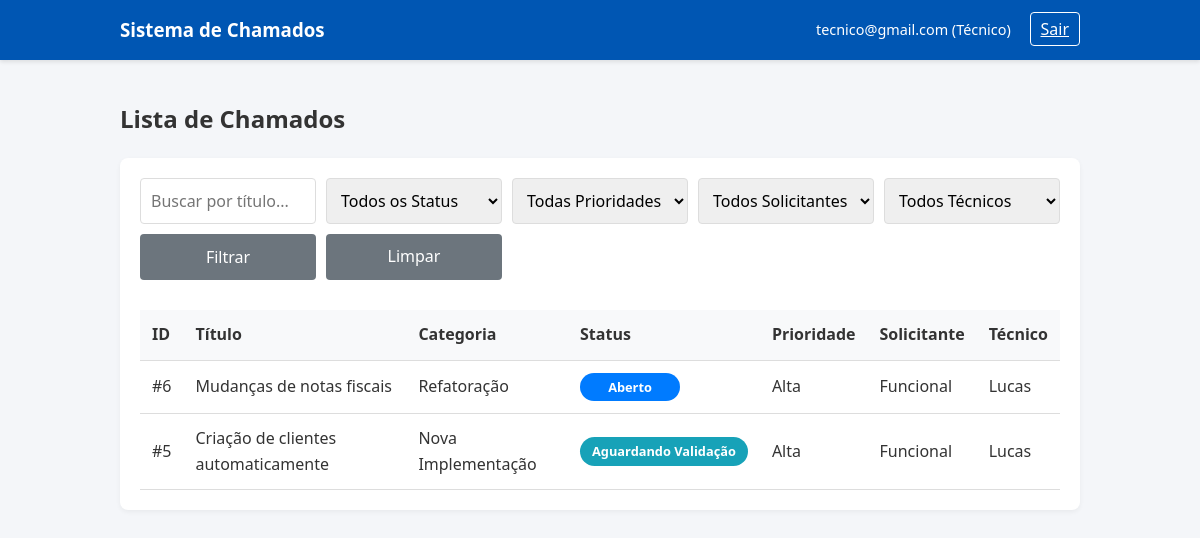
Screenshot of /dashboard/ (signed in) with the database file from the repository.
### tickets/models.py (models this page shows, shortened)
class Chamado(models.Model):
    STATUS_CHOICES = [
        ('ABERTO', 'Aberto'),
        ('EM_ANDAMENTO', 'Em andamento'),
        ('BLOQUEADO', 'Com Bloqueio'),
        ('VALIDACAO', 'Aguardando Validação'),
        ('MIGRACAO', 'Em migração'),
        ('CONCLUIDO', 'Concluído'),
        ('DOC_PENDENTE', 'Documentação Pendente'),
    ]
    CATEGORIA_CHOICES = [
        ('BUG', 'Bug / Erro'),
        ('NOVA_IMPLEMENTACAO', 'Nova Implementação'),
        ('ALTERACAO', 'Alteração'),
        ('REFATORACAO', 'Refatoração'),
        ('DEVOPS', 'DevOps / Infra'),
    ]
    PRIORIDADE_CHOICES = [
        ('BAIXA', 'Baixa'),
        ('MEDIA', 'Média'),
        ('ALTA', 'Alta'),
        ('URGENTE', 'Urgente'),
    ]
    titulo = models.CharField(max_length=200)
    descricao = models.TextField()
    categoria = models.CharField(max_length=20, choices=CATEGORIA_CHOICES)
    status = models.CharField(max_length=20, choices=STATUS_CHOICES, default='ABERTO')
    prioridade = models.CharField(max_length=10, choices=PRIORIDADE_CHOICES, default='MEDIA')
    solicitante = models.ForeignKey(User, on_delete=models.CASCADE, related_name='chamados_solicitados')
    tecnico = models.ForeignKey(User, on_delete=models.SET_NULL, null=True, blank=True,
                                related_name='chamados_atribuidos')
    data_criacao = models.DateTimeField(auto_now_add=True)
    data_atualizacao = models.DateTimeField(auto_now=True)
    class Meta:
        ordering = ['-data_criacao']
        verbose_name = 'Chamado'
        verbose_name_plural = 'Chamados'

### tickets/views.py (the view)
# urls.py: path('dashboard/', views.dashboard_view, name='dashboard'),
@login_required
def dashboard_view(request):
    try:
        perfil = request.user.perfil
    except Perfil.DoesNotExist:
        messages.error(request, "Seu usuário não possui um perfil válido. Contate o administrador.")
        logout(request)
        return redirect('login')
    if perfil.tipo == 'TECNICO':
        chamados = Chamado.objects.all()
    else:
        chamados = Chamado.objects.filter(solicitante=request.user)
    search = request.GET.get('search')
    if search:
        chamados = chamados.filter(titulo__icontains=search)
    status = request.GET.get('status')
    if status:
        chamados = chamados.filter(status=status)
    prioridade = request.GET.get('prioridade')
    if prioridade:
        chamados = chamados.filter(prioridade=prioridade)
    solicitante_id = request.GET.get('solicitante')
    if solicitante_id:
        chamados = chamados.filter(solicitante_id=solicitante_id)
    tecnico_id = request.GET.get('tecnico')
    if tecnico_id:
        if tecnico_id == 'nao_atribuido':
            chamados = chamados.filter(tecnico__isnull=True)
        else:
            chamados = chamados.filter(tecnico_id=tecnico_id)
    chamados = chamados.order_by('-data_criacao')
    funcionais = User.objects.filter(perfil__tipo='FUNCIONAL').order_by('username')
    tecnicos = User.objects.filter(perfil__tipo='TECNICO').order_by('username')
    return render(request, 'tickets/dashboard.html', {
        'chamados': chamados,
        'funcionais': funcionais,
        'tecnicos': tecnicos
    })

### tickets/templates/tickets/dashboard.html (shortened to what this page needs)
{% load static %}
<!DOCTYPE html>
<html lang="pt-BR">
<head>
    <link rel="stylesheet" href="{% static 'tickets/css/style.css' %}">
</head>
<body>
    <header>
        <div class="header-content">
            <h3>Sistema de Chamados</h3>
            <div>
                <span id="user-display" style="margin-right: 15px; font-size: 0.9rem;">
                    {{ user.email }} ({% if user.perfil.tipo == 'TECNICO' %}Técnico{% else %}Funcional{% endif %})
                </span>
                <a href="{% url 'logout' %}" class="btn-logout">Sair</a>
            </div>
        </div>
    </header>
    <div class="container">
        <div class="flex-row" style="justify-content: space-between; align-items: center; margin-bottom: 20px;">
            <h2>Lista de Chamados</h2>
        </div>
        <div class="card">
            <form method="GET" action="{% url 'dashboard' %}">
                <div class="filters">
                    <input type="text" name="search" id="search-text" placeholder="Buscar por título..."
                           value="{{ request.GET.search }}">
                    <select name="status" id="filter-status">
                        <option value="">Todos os Status</option>
                    </select>
                    <select name="prioridade" id="filter-priority">
                        <option value="">Todas Prioridades</option>
                    </select>
                    <select name="solicitante" id="filter-solicitante">
                        <option value="">Todos Solicitantes</option>
                    </select>
                    <select name="tecnico" id="filter-tecnico">
                        <option value="">Todos Técnicos</option>
                    </select>
                    <button type="submit" class="btn btn-secondary">Filtrar</button>
                    <a href="{% url 'dashboard' %}" class="btn btn-secondary">Limpar</a>
                </div>
            </form>
            <div class="table-container">
                <table>
                    <thead>
                        <tr>
                            <th>ID</th>
                            <th>Título</th>
                            <th>Categoria</th>
                            <th>Status</th>
                            <th>Prioridade</th>
                            <th>Solicitante</th>
                            <th>Técnico</th>
                        </tr>
                    </thead>
                    <tbody id="ticket-table-body">
                        {% if chamados %}
                            {% for chamado in chamados %}
                            <tr onclick="window.location.href='{% url 'detalhes' chamado.id %}'" style="cursor: pointer;">
                                <td>#{{ chamado.id }}</td>
                                <td>{{ chamado.titulo }}</td>
                                <td>{{ chamado.get_categoria_display }}</td>
                                <td>
                                    <span class="badge {% if chamado.status == 'ABERTO' %}st-aberto
                                                        {% elif chamado.status == 'EM_ANDAMENTO' %}st-andamento
                                                        {% elif chamado.status == 'BLOQUEADO' %}st-bloqueio
                                                        {% elif chamado.status == 'VALIDACAO' %}st-validacao
                                                        {% elif chamado.status == 'MIGRACAO' %}st-migracao
                                                        {% elif chamado.status == 'CONCLUIDO' %}st-concluido
                                                        {% elif chamado.status == 'DOC_PENDENTE' %}st-pendente
                                                        {% endif %}">
                                        {{ chamado.get_status_display }}
                                    </span>
                                </td>
                                <td>{{ chamado.get_prioridade_display }}</td>
                                <td>{{ chamado.solicitante.username }}</td>
                                <td>
                                    {% if chamado.tecnico %}
                                        {{ chamado.tecnico.username }}
                                    {% else %}
                                        <span style="color:#999; font-style:italic">Não atribuído</span>
                                    {% endif %}
                                </td>
                            </tr>
                            {% endfor %}
                        {% else %}
                            <tr>
                                <td colspan="7" style="text-align:center; padding: 20px;">
                                    Nenhum chamado encontrado.
                                </td>
                            </tr>
                        {% endif %}
                    </tbody>
                </table>
            </div>
        </div>
    </div>
</body>
</html>

### tickets/static/tickets/css/style.css (style rules this page uses)
:root { --primary-color: #0056b3; --secondary-color: #f4f6f9; --text-color: #333; --border-color: #ddd; --white: #ffffff; --status-aberto: #007bff; --status-andamento: #ffc107; --status-bloqueio: #dc3545; --status-validacao: #17a2b8; --status-migracao: #6610f2; --status-concluido: #28a745; --status-pendente: #fd7e14; }
* { box-sizing: border-box; margin: 0; padding: 0; font-family: 'Segoe UI', Tahoma, Geneva, Verdana, sans-serif; }
body { background-color: var(--secondary-color); color: var(--text-color); line-height: 1.6; }
.container { max-width: 1000px; margin: 0 auto; padding: 20px; }
header { background-color: var(--primary-color); color: var(--white); padding: 15px 0; margin-bottom: 20px; box-shadow: 0 2px 4px rgba(0, 0, 0, 0.1); }
.header-content { max-width: 1000px; margin: 0 auto; display: flex; justify-content: space-between; align-items: center; padding: 0 20px; }
.btn-logout { background: none; border: 1px solid var(--white); color: var(--white); padding: 5px 10px; cursor: pointer; border-radius: 4px; }
.card { background: var(--white); padding: 20px; border-radius: 8px; box-shadow: 0 2px 5px rgba(0, 0, 0, 0.05); margin-bottom: 20px; }
input, select, textarea { width: 100%; padding: 10px; border: 1px solid var(--border-color); border-radius: 4px; font-size: 1rem; }
.btn { padding: 10px 20px; border: none; border-radius: 4px; cursor: pointer; font-size: 1rem; text-decoration: none; display: inline-block; text-align: center; }
.btn-secondary { background-color: #6c757d; color: var(--white); }
.table-container { overflow-x: auto; }
table { width: 100%; border-collapse: collapse; margin-top: 10px; background: var(--white); }
th, td { padding: 12px; text-align: left; border-bottom: 1px solid var(--border-color); }
th { background-color: #f8f9fa; font-weight: 600; }
.badge { padding: 4px 12px; border-radius: 20px; color: white; font-size: 0.8rem; font-weight: bold; display: inline-block; white-space: nowrap; text-align: center; min-width: 100px; }
.st-aberto { background-color: var(--status-aberto); }
.st-validacao { background-color: var(--status-validacao); }
.flex-row { display: flex; gap: 10px; flex-wrap: wrap; }
.filters { display: grid; grid-template-columns: repeat(auto-fit, minmax(150px, 1fr)); gap: 10px; margin-bottom: 20px; }

### rows the page displays
Chamado: id "6", titulo "Mudanças de notas fiscais", categoria "Refatoração", status "Aberto", prioridade "Alta", solicitante.username "Funcional", tecnico.username "Lucas"
Chamado: id "5", titulo "Criação de clientes automaticamente", categoria "Nova Implementação", status "Aguardando Validação", prioridade "Alta", solicitante.username "Funcional", tecnico.username "Lucas"

### other values shown
{{ user.email }} "tecnico@gmail.com"
